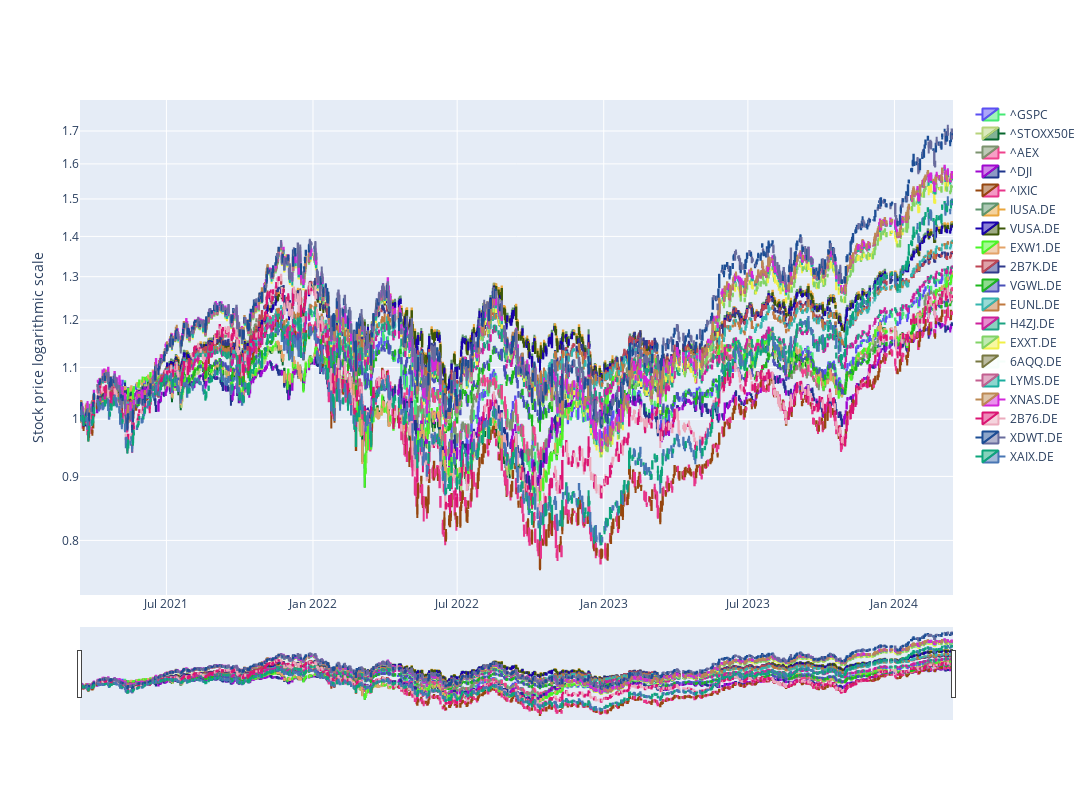

The cell this chart's notebook holds for it:
### Code cell
#List of products to be analyzed
indices = ["^GSPC","^STOXX50E",  "^AEX","^DJI", "^IXIC"]
crypto = ["BTC-USD", "USDT-USD", "ETH-USD", "BNB-USD", "SOL-USD", "STETH-USD", "XRP-USD", "USDC-USD", "ADA-USD", "DOGE-USD", "AVAX-USD", "SHIB-USD" ]
stocks = ["NVDA", "ASML", "AMD", "TSM", "APH", "MSFT", "AMZN", "TXN", "ADI", "QCOM", "FLOW.AS"]
etfs = ["IUSA.DE", "VUSA.DE", "EXW1.DE", "2B7K.DE", "VGWL.DE", "EUNL.DE", "H4ZJ.DE", "EXXT.DE", "6AQQ.DE", "LYMS.DE", "XNAS.DE",
        "2B76.DE", "XDWT.DE", "XAIX.DE"]#, "NANC", "KRUZ",]
quantum = ["QBTS", "QUBT", "ARQQ", "QMCO", "IONQ", "RGTI", "HON", "INTC" ]#NVDA, MSFT
commodities = ["GC=F", "SI=F", "CL=F", "NG=F", "HG=F", "ZC=F", "ZW=F", "ZS=F", "ZL=F", "ZM=F"]
products = indices + etfs #+ stocks #+ crypto 

# Fetch the historical data for a certain period and interval
df = yf.download(products, period="3y", interval="1d")

#Plot the candlesticks with a logarithmic scale
plot_log_candlesticks(df, products, remove_gaps=False, normalize=True, log_scale=True)

### Figure 1 — Plotly figure (JSON) as saved in the notebook; plotly's stock layout.template omitted (floating-point values rounded to 4 significant figures; data arrays with more than 128 entries replaced by an {"elided": "..."} marker saying what was removed)
{"data": [{"close": {"elided": "778 float values"}, "decreasing": {"line": {"color": "#45EA75"}}, "high": {"elided": "778 float values"}, "increasing": {"line": {"color": "#5B4FF3"}}, "low": {"elided": "778 float values"}, "name": "^GSPC", "open": {"elided": "778 float values"}, "type": "candlestick", "x": {"elided": "778 str values"}, "xaxis": "x", "yaxis": "y"}, {"close": {"elided": "778 float values"}, "decreasing": {"line": {"color": "#06672D"}}, "high": {"elided": "778 float values"}, "increasing": {"line": {"color": "#B7D37B"}}, "low": {"elided": "778 float values"}, "name": "^STOXX50E", "open": {"elided": "778 float values"}, "type": "candlestick", "x": {"elided": "778 str values"}, "xaxis": "x", "yaxis": "y"}, {"close": {"elided": "778 float values"}, "decreasing": {"line": {"color": "#EF428D"}}, "high": {"elided": "778 float values"}, "increasing": {"line": {"color": "#7C936F"}}, "low": {"elided": "778 float values"}, "name": "^AEX", "open": {"elided": "778 float values"}, "type": "candlestick", "x": {"elided": "778 str values"}, "xaxis": "x", "yaxis": "y"}, {"close": {"elided": "778 float values"}, "decreasing": {"line": {"color": "#1E358C"}}, "high": {"elided": "778 float values"}, "increasing": {"line": {"color": "#A008D0"}}, "low": {"elided": "778 float values"}, "name": "^DJI", "open": {"elided": "778 float values"}, "type": "candlestick", "x": {"elided": "778 str values"}, "xaxis": "x", "yaxis": "y"}, {"close": {"elided": "778 float values"}, "decreasing": {"line": {"color": "#E7348A"}}, "high": {"elided": "778 float values"}, "increasing": {"line": {"color": "#96470F"}}, "low": {"elided": "778 float values"}, "name": "^IXIC", "open": {"elided": "778 float values"}, "type": "candlestick", "x": {"elided": "778 str values"}, "xaxis": "x", "yaxis": "y"}, {"close": {"elided": "778 float values"}, "decreasing": {"line": {"color": "#E9A63C"}}, "high": {"elided": "778 float values"}, "increasing": {"line": {"color": "#5D946D"}}, "low": {"elided": "778 float values"}, "name": "IUSA.DE", "open": {"elided": "778 float values"}, "type": "candlestick", "x": {"elided": "778 str values"}, "xaxis": "x", "yaxis": "y"}, {"close": {"elided": "778 float values"}, "decreasing": {"line": {"color": "#3C5708"}}, "high": {"elided": "778 float values"}, "increasing": {"line": {"color": "#1901AB"}}, "low": {"elided": "778 float values"}, "name": "VUSA.DE", "open": {"elided": "778 float values"}, "type": "candlestick", "x": {"elided": "778 str values"}, "xaxis": "x", "yaxis": "y"}, {"close": {"elided": "778 float values"}, "decreasing": {"line": {"color": "#E4A368"}}, "high": {"elided": "778 float values"}, "increasing": {"line": {"color": "#49F626"}}, "low": {"elided": "778 float values"}, "name": "EXW1.DE", "open": {"elided": "778 float values"}, "type": "candlestick", "x": {"elided": "778 str values"}, "xaxis": "x", "yaxis": "y"}, {"close": {"elided": "778 float values"}, "decreasing": {"line": {"color": "#2F398C"}}, "high": {"elided": "778 float values"}, "increasing": {"line": {"color": "#BD4553"}}, "low": {"elided": "778 float values"}, "name": "2B7K.DE", "open": {"elided": "778 float values"}, "type": "candlestick", "x": {"elided": "778 str values"}, "xaxis": "x", "yaxis": "y"}, {"close": {"elided": "778 float values"}, "decreasing": {"line": {"color": "#4950B8"}}, "high": {"elided": "778 float values"}, "increasing": {"line": {"color": "#1DB71D"}}, "low": {"elided": "778 float values"}, "name": "VGWL.DE", "open": {"elided": "778 float values"}, "type": "candlestick", "x": {"elided": "778 str values"}, "xaxis": "x", "yaxis": "y"}, {"close": {"elided": "778 float values"}, "decreasing": {"line": {"color": "#C0793F"}}, "high": {"elided": "778 float values"}, "increasing": {"line": {"color": "#35B5AE"}}, "low": {"elided": "778 float values"}, "name": "EUNL.DE", "open": {"elided": "778 float values"}, "type": "candlestick", "x": {"elided": "778 str values"}, "xaxis": "x", "yaxis": "y"}, {"close": {"elided": "778 float values"}, "decreasing": {"line": {"color": "#1CA382"}}, "high": {"elided": "778 float values"}, "increasing": {"line": {"color": "#CD209C"}}, "low": {"elided": "778 float values"}, "name": "H4ZJ.DE", "open": {"elided": "778 float values"}, "type": "candlestick", "x": {"elided": "778 str values"}, "xaxis": "x", "yaxis": "y"}, {"close": {"elided": "778 float values"}, "decreasing": {"line": {"color": "#F1F046"}}, "high": {"elided": "778 float values"}, "increasing": {"line": {"color": "#81D366"}}, "low": {"elided": "778 float values"}, "name": "EXXT.DE", "open": {"elided": "778 float values"}, "type": "candlestick", "x": {"elided": "778 str values"}, "xaxis": "x", "yaxis": "y"}, {"close": {"elided": "778 float values"}, "decreasing": {"line": {"color": "#F5FEFA"}}, "high": {"elided": "778 float values"}, "increasing": {"line": {"color": "#787842"}}, "low": {"elided": "778 float values"}, "name": "6AQQ.DE", "open": {"elided": "778 float values"}, "type": "candlestick", "x": {"elided": "778 str values"}, "xaxis": "x", "yaxis": "y"}, {"close": {"elided": "778 float values"}, "decreasing": {"line": {"color": "#1AAD9E"}}, "high": {"elided": "778 float values"}, "increasing": {"line": {"color": "#C35F90"}}, "low": {"elided": "778 float values"}, "name": "LYMS.DE", "open": {"elided": "778 float values"}, "type": "candlestick", "x": {"elided": "778 str values"}, "xaxis": "x", "yaxis": "y"}, {"close": {"elided": "778 float values"}, "decreasing": {"line": {"color": "#D427DA"}}, "high": {"elided": "778 float values"}, "increasing": {"line": {"color": "#BC8953"}}, "low": {"elided": "778 float values"}, "name": "XNAS.DE", "open": {"elided": "778 float values"}, "type": "candlestick", "x": {"elided": "778 str values"}, "xaxis": "x", "yaxis": "y"}, {"close": {"elided": "778 float values"}, "decreasing": {"line": {"color": "#ECAABC"}}, "high": {"elided": "778 float values"}, "increasing": {"line": {"color": "#DB1573"}}, "low": {"elided": "778 float values"}, "name": "2B76.DE", "open": {"elided": "778 float values"}, "type": "candlestick", "x": {"elided": "778 str values"}, "xaxis": "x", "yaxis": "y"}, {"close": {"elided": "778 float values"}, "decreasing": {"line": {"color": "#686C9D"}}, "high": {"elided": "778 float values"}, "increasing": {"line": {"color": "#1C4E95"}}, "low": {"elided": "778 float values"}, "name": "XDWT.DE", "open": {"elided": "778 float values"}, "type": "candlestick", "x": {"elided": "778 str values"}, "xaxis": "x", "yaxis": "y"}, {"close": {"elided": "778 float values"}, "decreasing": {"line": {"color": "#4876B4"}}, "high": {"elided": "778 float values"}, "increasing": {"line": {"color": "#0CA57B"}}, "low": {"elided": "778 float values"}, "name": "XAIX.DE", "open": {"elided": "778 float values"}, "type": "candlestick", "x": {"elided": "778 str values"}, "xaxis": "x", "yaxis": "y"}], "layout": {"height": 800, "width": 1200, "xaxis": {"anchor": "y", "domain": [0, 1]}, "yaxis": {"anchor": "x", "domain": [0, 1], "title": {"text": "Stock price logarithmic scale"}, "type": "log"}}}
